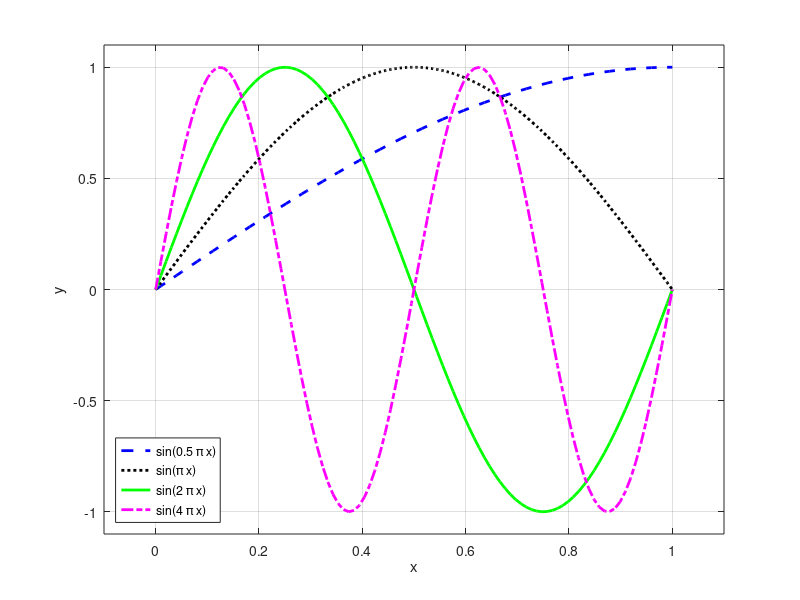

This figure's MATLAB source:
disp('*** aufgabe 4');
clear

x = linspace(0,1,100);

figure
hold on
xlabel('x');
ylabel('y');
grid on; box on;
xlim ([-0.1 1.1]);
ylim ([-1.1 1.1]);
plot (x,sin(0.5*pi*x),'b--','LineWidth',2);
plot (x,sin(pi*x),'k:','LineWidth',2);
plot (x,sin(2*pi*x),'g-','LineWidth',2);
plot (x,sin(4*pi*x),'m-.','LineWidth',2);
legend ('sin(0.5 \pi x)','sin(\pi x)','sin(2 \pi x)','sin(4 \pi x)',...
  'Location','SouthWest');
